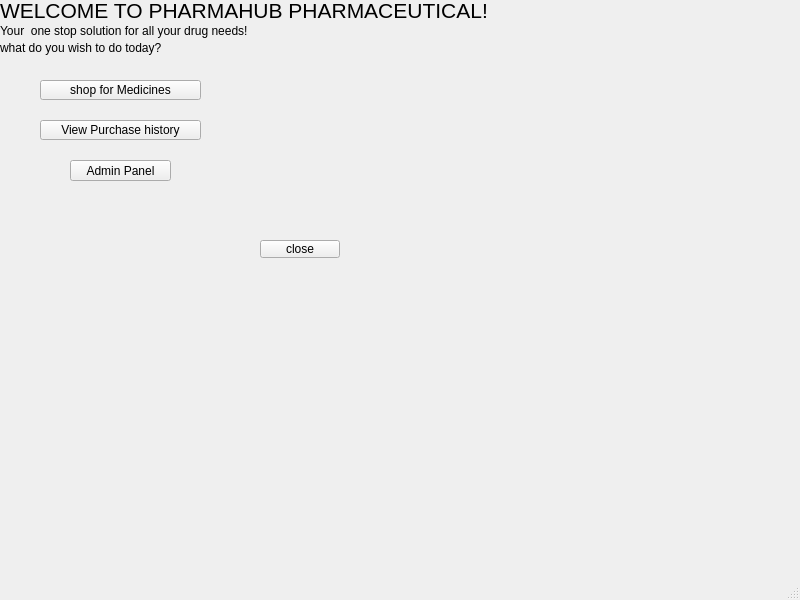
<?xml version="1.0" encoding="UTF-8"?>
<ui version="4.0">
 <class>MainWindow</class>
 <widget class="QMainWindow" name="MainWindow">
  <property name="geometry">
   <rect>
    <x>0</x>
    <y>0</y>
    <width>800</width>
    <height>600</height>
   </rect>
  </property>
  <property name="windowTitle">
   <string>MainWindow</string>
  </property>
  <widget class="QWidget" name="centralwidget">
   <widget class="QPushButton" name="pushButton_history">
    <property name="geometry">
     <rect>
      <x>40</x>
      <y>120</y>
      <width>161</width>
      <height>20</height>
     </rect>
    </property>
    <property name="text">
     <string>View Purchase history</string>
    </property>
   </widget>
   <widget class="QPushButton" name="pushButton_close">
    <property name="geometry">
     <rect>
      <x>260</x>
      <y>240</y>
      <width>80</width>
      <height>18</height>
     </rect>
    </property>
    <property name="text">
     <string>close</string>
    </property>
   </widget>
   <widget class="QLabel" name="label_3">
    <property name="geometry">
     <rect>
      <x>0</x>
      <y>40</y>
      <width>181</width>
      <height>16</height>
     </rect>
    </property>
    <property name="text">
     <string>what do you wish to do today?</string>
    </property>
   </widget>
   <widget class="QPushButton" name="pushButton_adminpanel">
    <property name="geometry">
     <rect>
      <x>70</x>
      <y>160</y>
      <width>101</width>
      <height>21</height>
     </rect>
    </property>
    <property name="text">
     <string>Admin Panel</string>
    </property>
   </widget>
   <widget class="QPushButton" name="pushButton_shop">
    <property name="geometry">
     <rect>
      <x>40</x>
      <y>80</y>
      <width>161</width>
      <height>20</height>
     </rect>
    </property>
    <property name="text">
     <string>shop for Medicines</string>
    </property>
   </widget>
   <widget class="QLabel" name="label">
    <property name="geometry">
     <rect>
      <x>0</x>
      <y>0</y>
      <width>601</width>
      <height>20</height>
     </rect>
    </property>
    <property name="font">
     <font>
      <pointsize>16</pointsize>
     </font>
    </property>
    <property name="text">
     <string>WELCOME TO PHARMAHUB PHARMACEUTICAL!</string>
    </property>
   </widget>
   <widget class="QLabel" name="label_2">
    <property name="geometry">
     <rect>
      <x>0</x>
      <y>20</y>
      <width>271</width>
      <height>21</height>
     </rect>
    </property>
    <property name="text">
     <string>Your  one stop solution for all your drug needs!</string>
    </property>
   </widget>
  </widget>
  <widget class="QMenuBar" name="menubar">
   <property name="geometry">
    <rect>
     <x>0</x>
     <y>0</y>
     <width>800</width>
     <height>17</height>
    </rect>
   </property>
  </widget>
  <widget class="QStatusBar" name="statusbar"/>
 </widget>
 <resources/>
 <connections/>
</ui>
